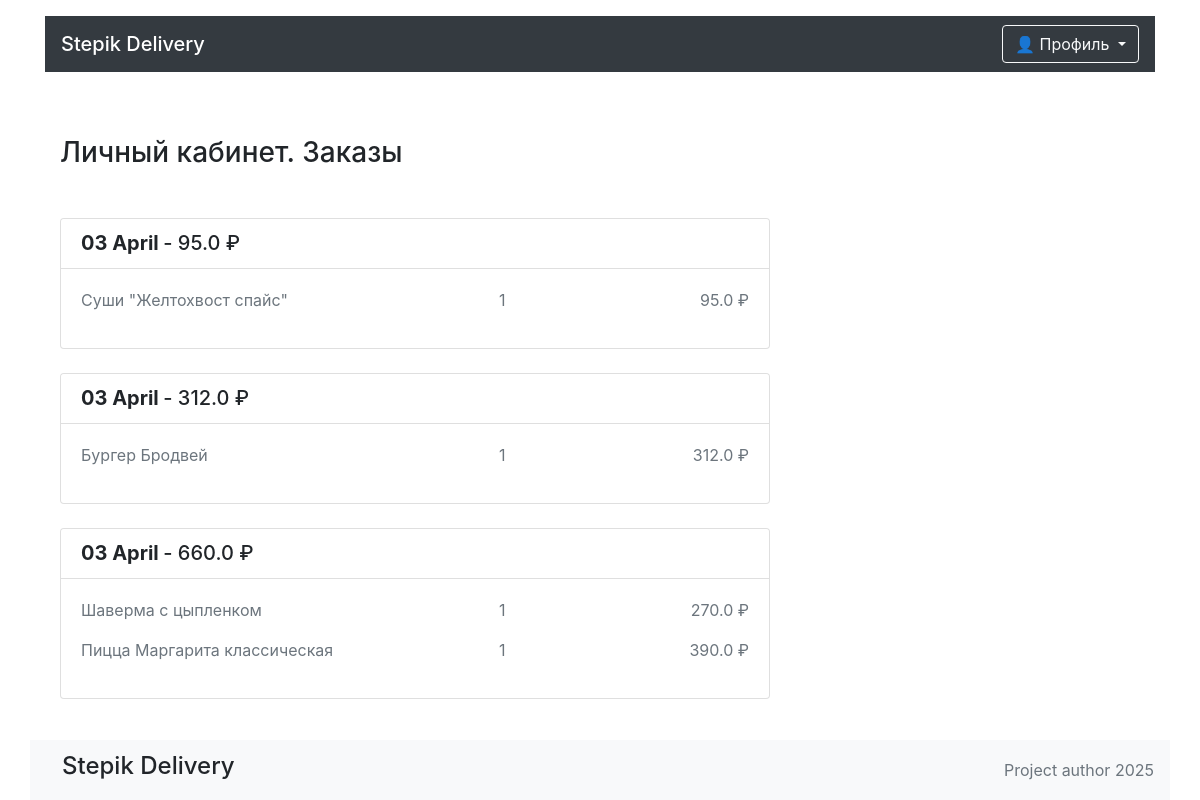
Before: /account (signed in) with the older database file.
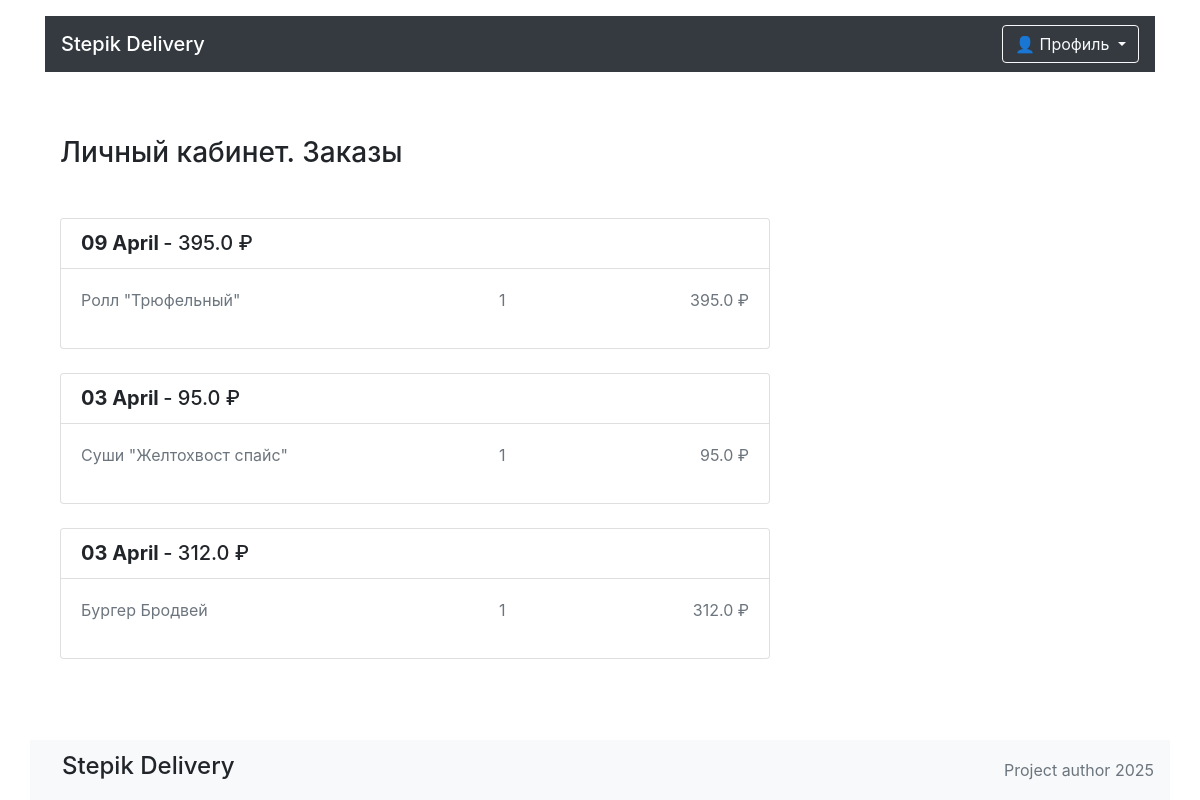
After: the same page with the newer database file.
### orm_models/order.py (models this page shows, shortened)
class OrderORMModel(SQLModel, table=True):
	__tablename__ = "orders"
	id: int | None = Field(default=None, primary_key=True)
	user_id: int = Field(foreign_key="users.id")
	created_at: datetime = Field(default_factory=datetime.now)
	status: str = "pending"
	address: str | None
	total: float
	user: UserORMModel = Relationship(back_populates="orders", sa_relationship_kwargs={"lazy": "selectin"})
	items: list[ItemOrder] = Relationship(back_populates="order", sa_relationship_kwargs={"lazy": "selectin"})

### orm_models/item_order.py (models this page shows, shortened)
class ItemOrder(SQLModel, table=True):
    id: int | None = Field(default=None, primary_key=True)
    item_id: int = Field(foreign_key="delivery_items.id")
    order_id: int = Field(foreign_key="orders.id")
    quantity: int
    price: float
    item: "DeliveryItemORMModel" = Relationship(back_populates="orders", sa_relationship_kwargs={"lazy": "selectin"})
    order: "OrderORMModel" = Relationship(back_populates="items")

### orm_models/delivery_item.py (models this page shows, shortened)
class DeliveryItemORMModel(SQLModel, table=True):
	__tablename__ = "delivery_items"
	id: int | None = Field(default=None, primary_key=True)
	title: str
	price: int
	description: str
	picture: str
	category_id: int = Field(foreign_key='delivery_categories.id')
	category: DeliveryCategoryORMModel | None = Relationship(back_populates="delivery_items")
	orders: list["ItemOrder"] = Relationship(back_populates="item")

### main.py (the view)
@app.get("/account", response_class=HTMLResponse)
async def account(request: Request):
	token = request.cookies.get("access_token")
	logger.debug(token)
	context: dict = app_manager.get_auth_context(token)
	order: OrderDTO = app_manager.get_order_by_auth_context(context)
	try:
		order_history: list[OrderORMModel] = app_manager.get_order_history(context["user_id"])
		no_orders = False
	except NoOrderHistoryException:
		order_history = []
		no_orders = True
	template_response = templates.TemplateResponse(request=request, name="account.html", context={"context": context, "order": order, "orders": order_history, "no_orders": no_orders})
	return template_response

### templates/account.html (shortened to what this page needs)
{% extends "base.html" %}
{% block content %}
  <main class="container">
    <section class="row">
      <div class="col-12 col-lg-8">
        <h1 class="h3 my-5">Личный кабинет. Заказы</h1>
        {% if not no_orders %}
        {% for order in orders %}
          <div class="card mt-4">
            <ul class="list-group list-group-flush">
              <li class="list-group-item">
                <div class="row">
                  <div class="col-7 col-lg-9">
                    <span class="h5 font-weight-bold">{{ order.created_at.strftime('%d %B') }}</span>
                    <span class="h5">- {{ order.total }} ₽</span>
                  </div>
                </div>
              </li>
              <div class="card-body">
                <div class="row">
                  {% for item_order in order.items %}
                    <p class="col-6 text-muted">{{ item_order.item.title }}</p>
                    <p class="col-3 text-muted text-center">{{ item_order.quantity }}</p>
                    <p class="col-3 text-muted text-right">{{ item_order.sum_price }} ₽</p>
                  {% endfor %}
                </div>
              </div>
            </ul>
          </div>
        {% endfor %}
        {% endif %}
      </div>
    </section>
  </main>
{% endblock %}

Changed rows visible on the page:
no longer on this page (row unchanged): OrderORMModel: created_at "03 April", total "660.0"
no longer on this page (row unchanged): ItemOrder: item "Шаверма с цыпленком", quantity "1", sum_price "270.0", shown under "03 April"
no longer on this page (row unchanged): ItemOrder: item "Пицца Маргарита классическая", quantity "1", sum_price "390.0", shown under "03 April"
now on this page (row edited): OrderORMModel: created_at "09 April", total "395.0"
added ItemOrder: item "Ролл \"Трюфельный\"", quantity "1", sum_price "395.0", shown under "09 April"
